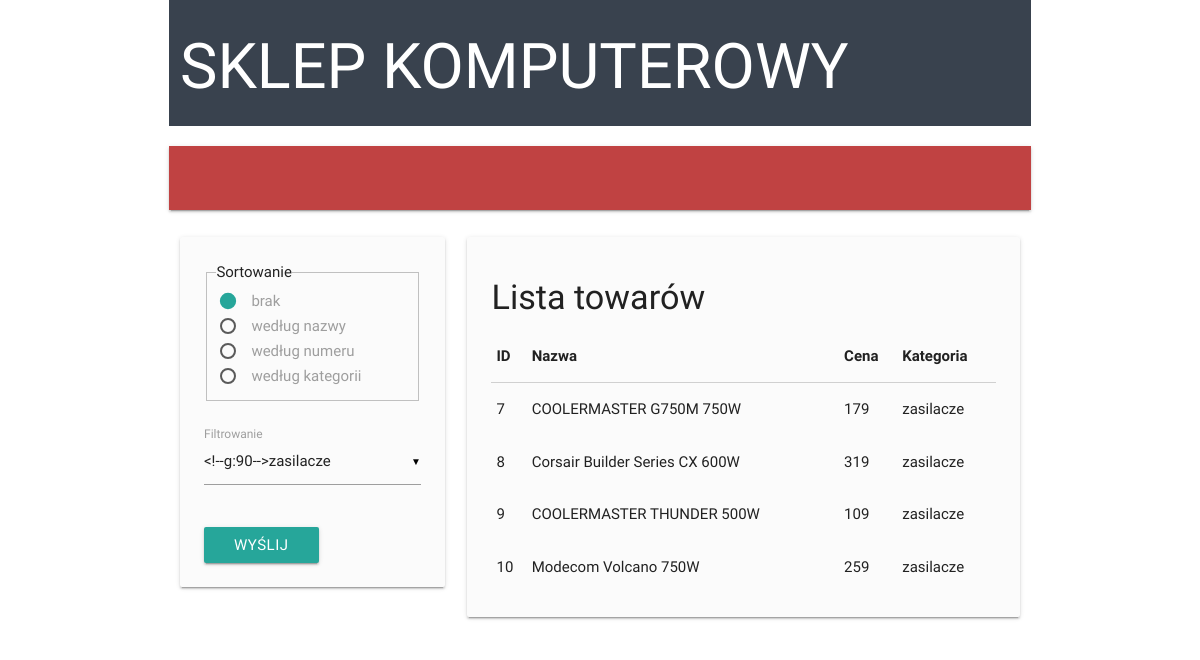
The app's page /list_view.php?filter=6 with its own data.
### tables this page shows
CREATE TABLE IF NOT EXISTS towary (
	id_towar INT(11) NOT NULL AUTO_INCREMENT,
	nazwa VARCHAR(64) NOT NULL,
	opis VARCHAR(256), 
	cena INT(11) NOT NULL,
	id_kategoria INT(11) NOT NULL,
	image BLOB,
	PRIMARY KEY(id_towar),
	FOREIGN KEY(id_kategoria) REFERENCES kategorie(id_kategoria)
);

CREATE TABLE IF NOT EXISTS kategorie (
	id_kategoria INT(11) NOT NULL AUTO_INCREMENT,
	nazwa VARCHAR(64) NOT NULL,
	PRIMARY KEY(id_kategoria)
);

### list_view.php (the view, shortened to what this page needs)
<?php
include 'skeleton.php';
class ListView extends Skeleton {
	private $is_result = false;
	private $error_msg = false;
	private $result = array();
	private $sort = -1;
	private $filter = -1;
	public function init() {
		if (isset($_REQUEST['filter'])) {
			$this->filter = (int) $_REQUEST['filter'];
		}
		if ($this->sort >= -1 && $this->sort < 3) {
			$this->create_result();
		}
		else {
			$error_msg = 'Parametry są filtrowane, powodzenia!';
		}
	}
	public function drawNav() {
?>
<form action="list_view.php" method="GET">
	<fieldset>
	<legend>Sortowanie</legend>
	<?php
	$names = array('brak', 'według nazwy', 'według numeru', 'według kategorii');
	for ($i = -1; $i < 3; $i++) {
		$str = "<input id=\"radio{$i}\" type=\"radio\" name=\"sort\" value=\"{$i}\"";
		if ($i == $this->sort)
			$str .= ' checked="checked"';
		$str .= "><label for=\"radio{$i}\">{$names[$i + 1]}</label>";
		echo '<p>' . $str . '</p>';
	}
	?>
	</fieldset>
	<br>
	<div class="input-field">
		<label>Filtrowanie</label>
	</div>
	<br><input class="btn" type="submit" value="wyślij">
</form>
<?php
	}
	public function drawSection() {
?>
<?php if ($this->is_result) { ?>
<table class="highlight">
	<thead>
		<tr>
			<th>ID</th>
			<th>Nazwa</th>
			<th>Cena</th>
			<th>Kategoria</th>
		</tr>
	</thead>
	<tbody>
	<?php foreach ($this->result as $row) : ?>
		<tr>
			<td><?php echo $row['1']; ?></td>
			<td><?php echo $row['2']; ?></td>
			<td><?php echo $row['3']; ?></td>
			<td><?php echo $row['4']; ?></td>
		</tr>
	<?php endforeach; ?>
	</tbody>
</table>
<?php
}
elseif ($this->error_msg)
	$this->error($this->error_msg);
else
	$this->info("Wybierz jakąś opcję z menu nawigacji");
	}
	private function create_result() {
		$q_str = "SELECT t.id_towar AS '1', t.nazwa AS '2', t.cena AS '3', k.nazwa AS '4' FROM towary AS t JOIN kategorie AS k ON t.id_kategoria=k.id_kategoria";
		if ($this->filter > -1) {
			$q_str .= " WHERE k.id_kategoria={$this->filter} ";
		}
		$q = $this->db->query($q_str);
		while ($row = $q->fetch_assoc())
			$this->result[] = $row;
		$this->is_result = true;
	}
}
new ListView();
?>

### css/style.css (style rules this page uses)
* { font-family: "Roboto", "Calibri", "Arial"; }
html, body { margin: 0; }

### records on screen
towary: id_towar "7", nazwa "COOLERMASTER G750M 750W", cena "179", id_kategoria.nazwa "zasilacze"
towary: id_towar "8", nazwa "Corsair Builder Series CX 600W", cena "319", id_kategoria.nazwa "zasilacze"
towary: id_towar "9", nazwa "COOLERMASTER THUNDER 500W", cena "109", id_kategoria.nazwa "zasilacze"
towary: id_towar "10", nazwa "Modecom Volcano 750W", cena "259", id_kategoria.nazwa "zasilacze"

### other values on screen
$names[$i + 1] "brak"
$names[$i + 1] "według nazwy"
$names[$i + 1] "według numeru"
$names[$i + 1] "według kategorii"
$this->getTitle() "Lista towarów"
